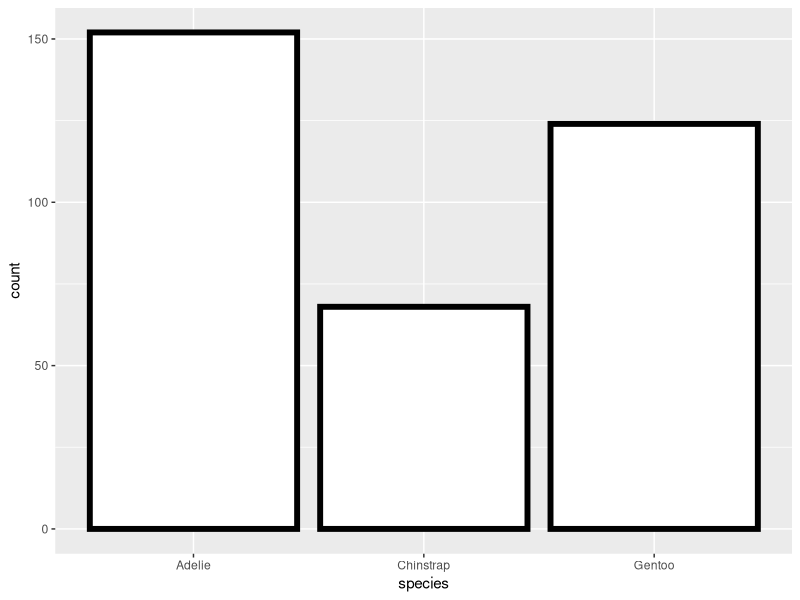
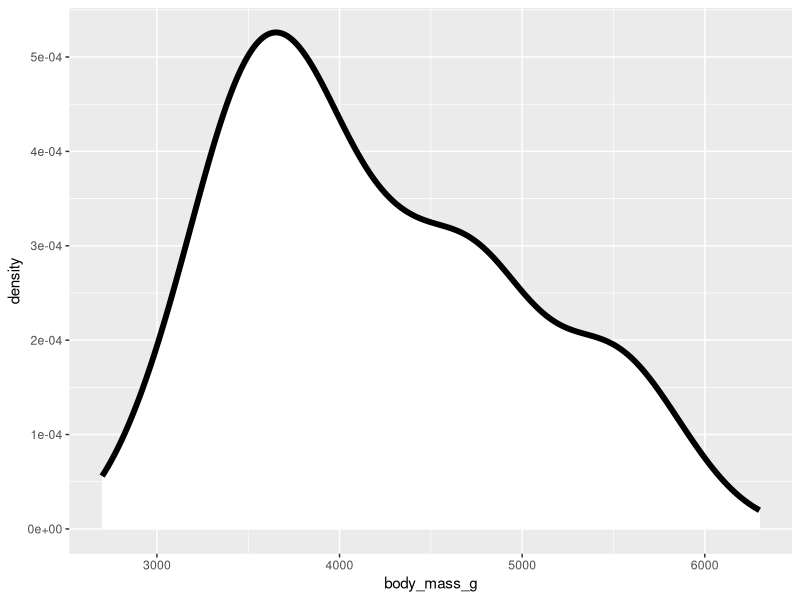
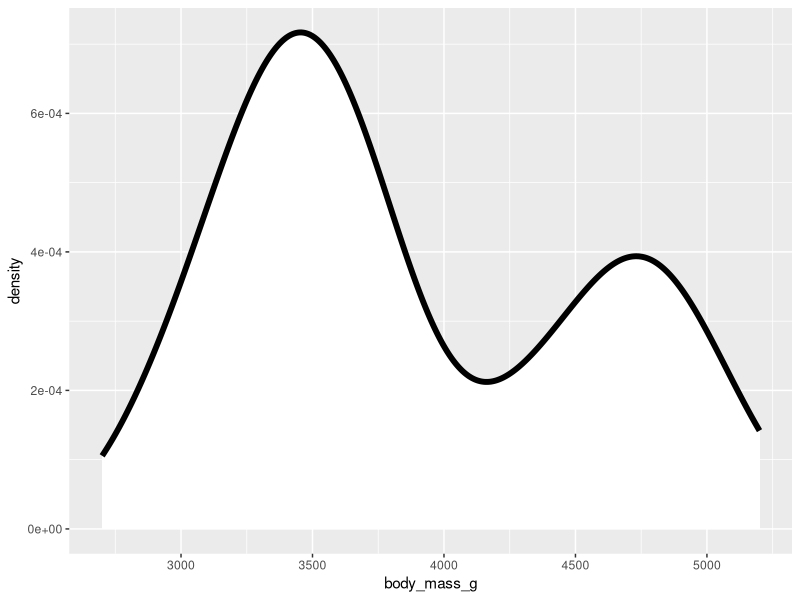
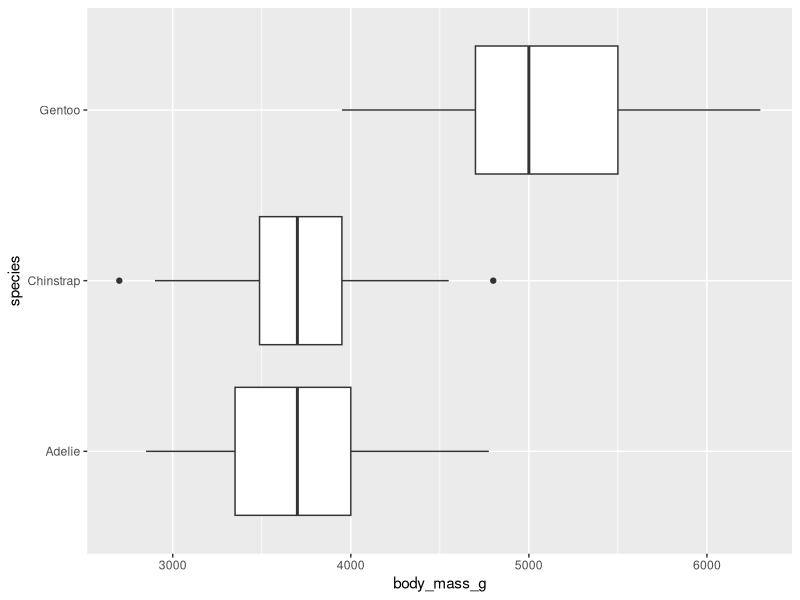
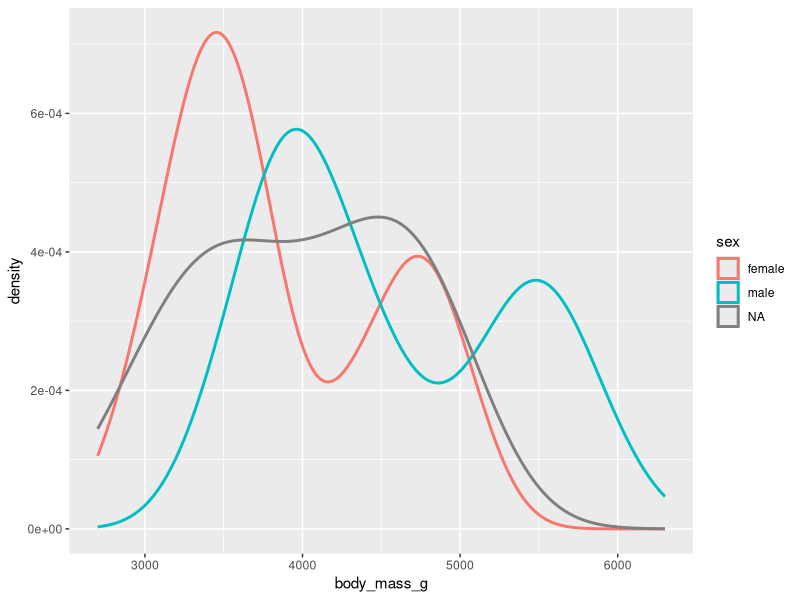
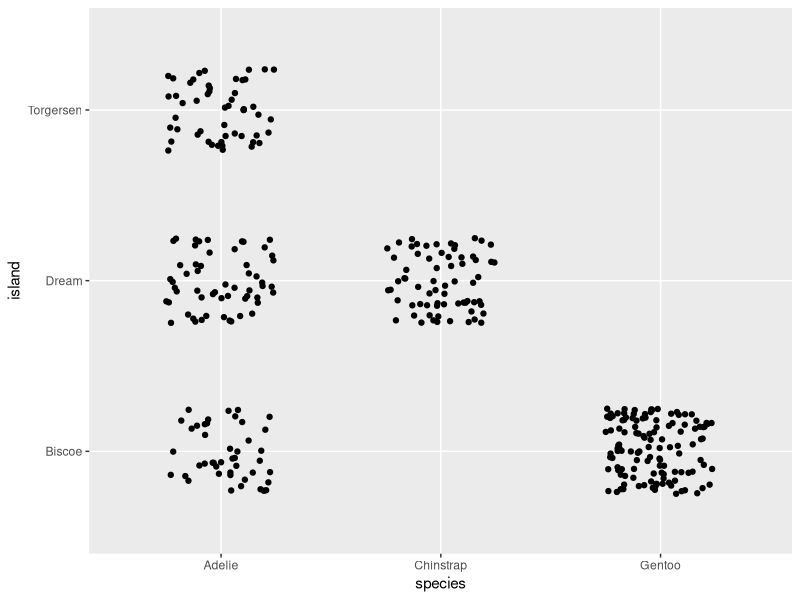
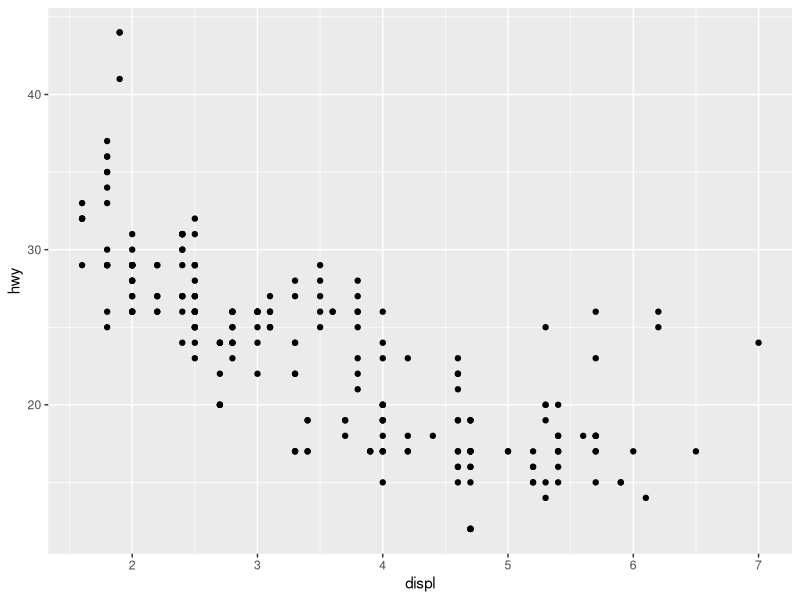
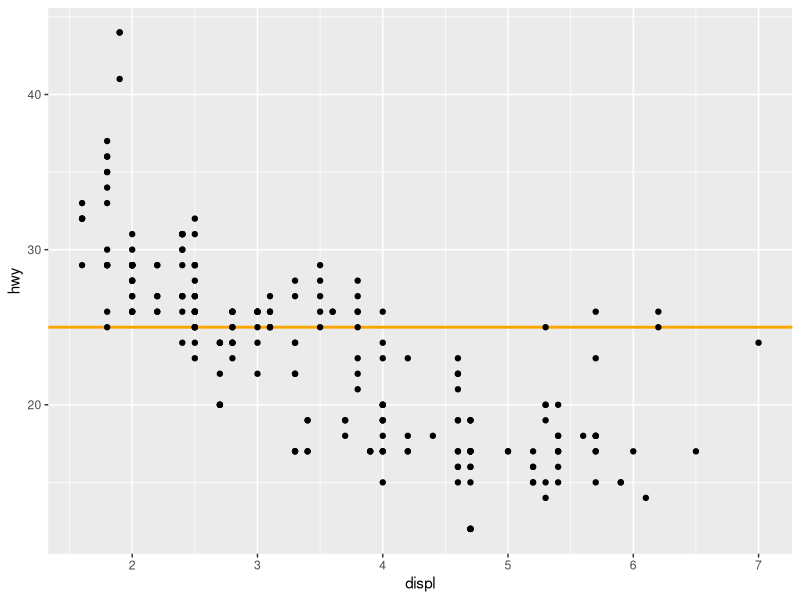

Here is the R script that generated these plots, in order:
## ---- chunk 1
#| message: false
library(tidyverse)
library(palmerpenguins)
ggplot(penguins, aes(x = species)) + 
  geom_bar(fill = "white", color = "black", linewidth = 2)
## ---- chunk 2
ggplot(penguins, aes(x = body_mass_g)) + 
  geom_density(linewidth = 2, fill = "white")
## ---- chunk 3
penguinsF <- penguins |> filter(sex == "female")
ggplot(penguinsF, aes(x = body_mass_g)) + 
  geom_density(linewidth = 2, fill = "white")
## ---- chunk 4
ggplot(penguins, aes(x = body_mass_g, y = species)) + geom_boxplot()
## ---- chunk 5
ggplot(penguins, aes(x = body_mass_g, color = sex)) + 
  geom_density(linewidth = 1)
## ---- chunk 6
ggplot(penguins, aes(x = species, y = island)) + 
  geom_jitter(width = 0.25, height = 0.25)
## ---- chunk 7
ggplot(mpg, aes(x = displ, y = hwy)) + geom_point()
## ---- chunk 8
ggplot(mpg, aes(x = displ, y = hwy)) + 
  geom_hline(yintercept = 25, color = "orange", linewidth = 1) +
  geom_point()
## ---- chunk 9
ggplot(mpg, aes(x = displ, y = hwy)) + 
  geom_hline(yintercept = 25, color = "orange", linewidth = 1) +
  geom_jitter()
